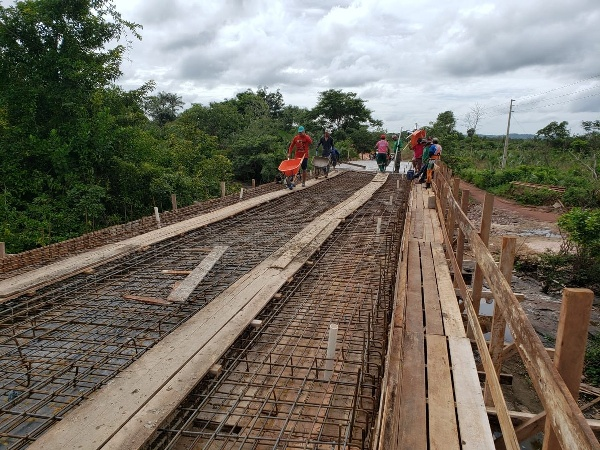
#> input picture src/ponte.jpg, 600 x 450 px
$ python Atividade30.py   (older library calls are emulated)
#> lines starting #> are read from the running program, lines starting #| are printed output that depends on the picture
import numpy as np
import cv2
img = cv2.imread('ponte.jpg')
#> img is the input picture: shape (450, 600, 3); mean B, G, R 100.2, 111.5, 117
img = cv2.cvtColor(img, cv2.COLOR_BGR2GRAY)
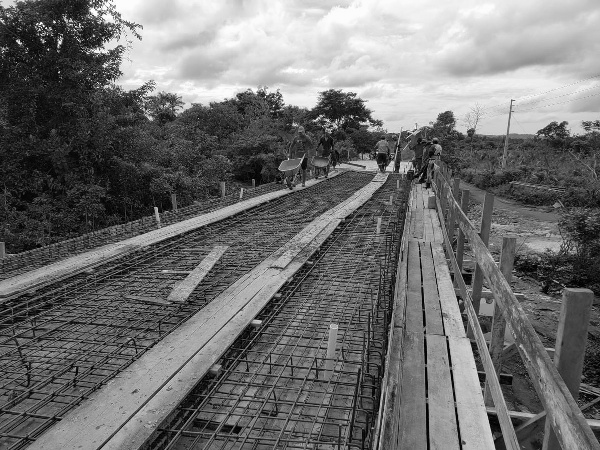
#> img: shape (450, 600); min 0, max 254, mean 111.8
sobelX = cv2.Sobel(img, cv2.CV_64F, 1, 0)
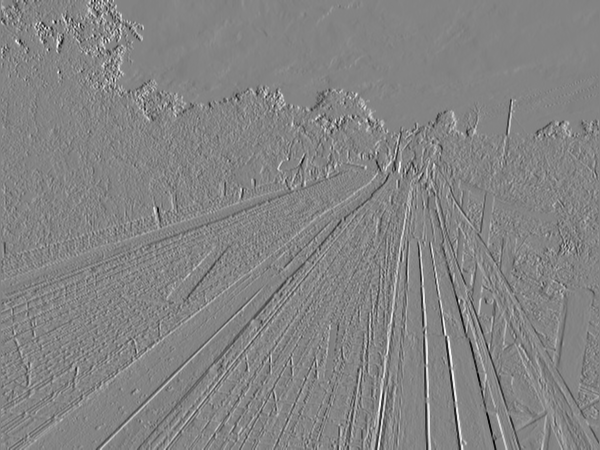
#> sobelX: shape (450, 600) float64; min -811, max 757, mean 0.4; drawn with min black and max white
sobelY = cv2.Sobel(img, cv2.CV_64F, 0, 1)
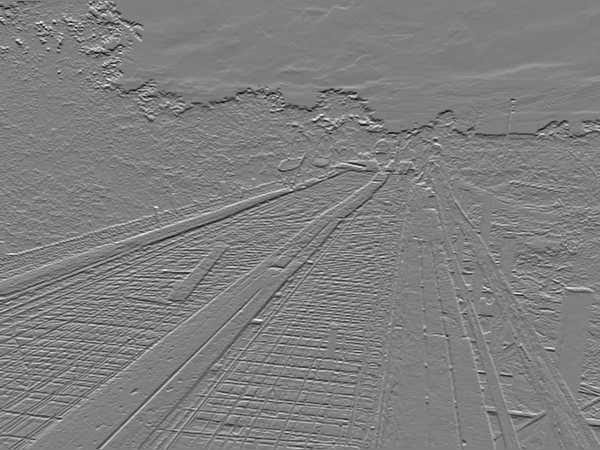
#> sobelY: shape (450, 600) float64; min -739, max 735, mean -1.9; drawn with min black and max white
sobelX = np.uint8(np.absolute(sobelX))
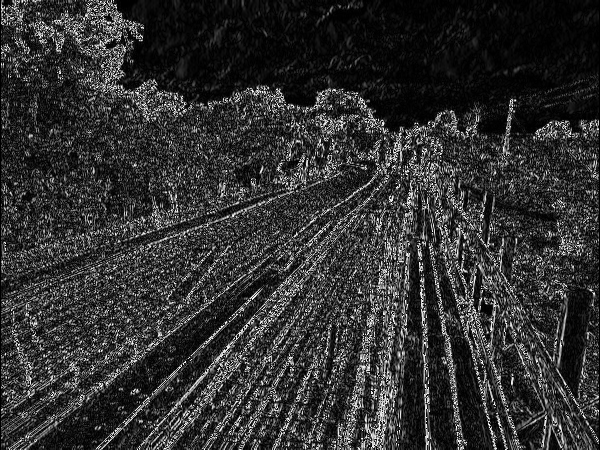
#> sobelX: shape (450, 600); min 0, max 255, mean 49.3
sobelY = np.uint8(np.absolute(sobelY))
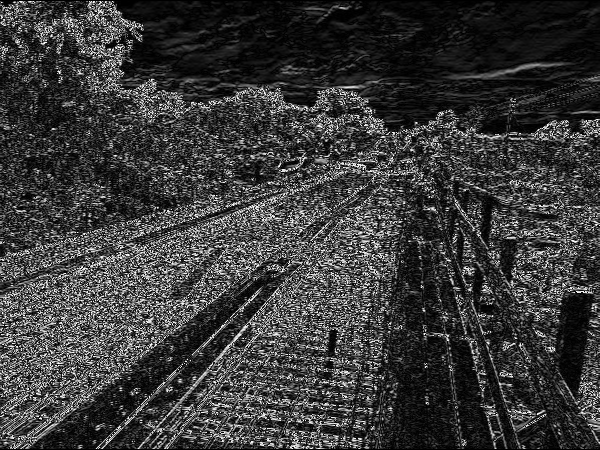
#> sobelY: shape (450, 600); min 0, max 255, mean 58.2
sobel = cv2.bitwise_or(sobelX, sobelY)
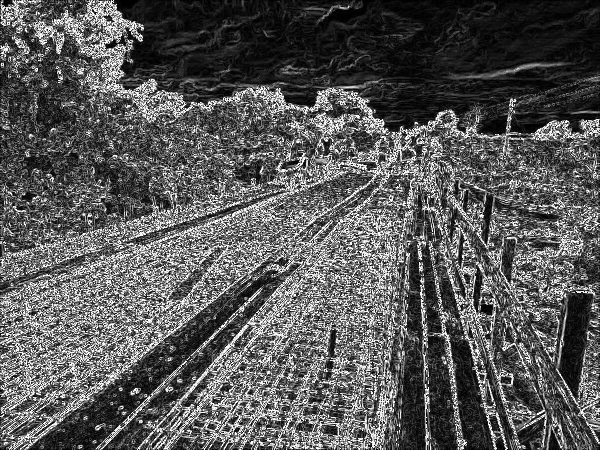
#> sobel: shape (450, 600); min 0, max 255, mean 88.8
resultado = np.vstack([
np.hstack([img, sobelX]),
np.hstack([sobelY, sobel])
])
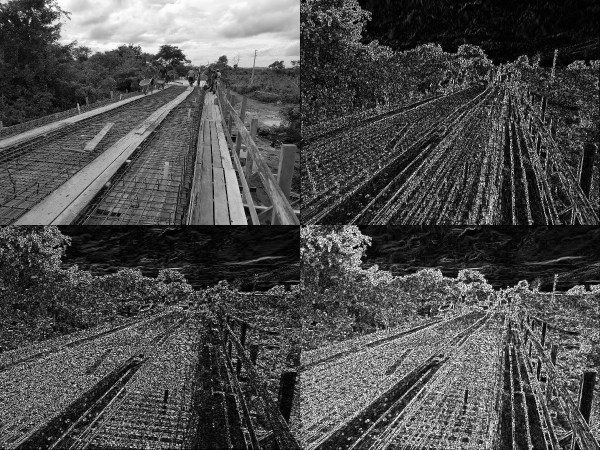
#> resultado: shape (900, 1200) (shown at 1/2 size); min 0, max 255, mean 77
cv2.imshow("Sobel", resultado)
cv2.waitKey(0)

$ run again, with src/Cris.jpg copied over src/ponte.jpg
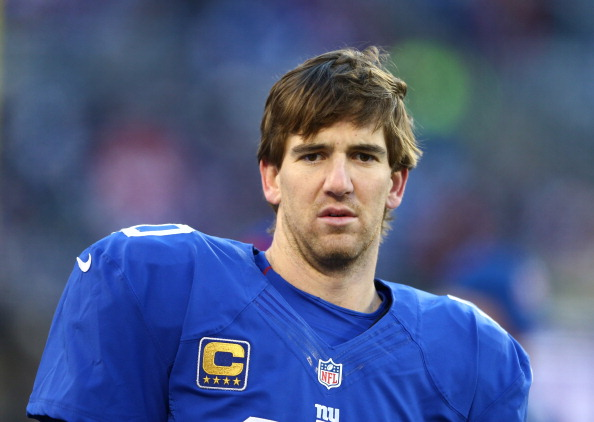
#> input picture src/Cris.jpg, 594 x 422 px
#> img is the input picture: shape (422, 594, 3); mean B, G, R 131.2, 89.4, 76.5
#> img: shape (422, 594)
#> `sobel = cv2.bitwise_or(sobelX, sobelY)`:
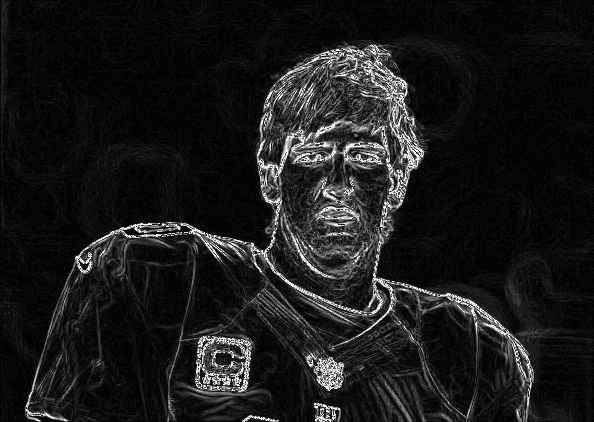
#> sobel: shape (422, 594); min 0, max 255, mean 26.5
#> `resultado = np.vstack([ np.hstack([img, sobelX]), np.hstack([sobelY, s..`:
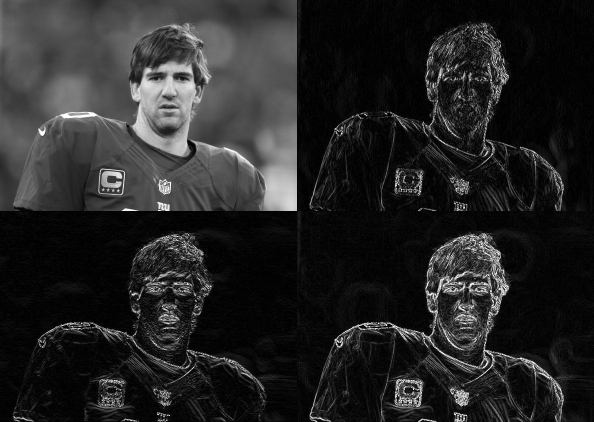
#> resultado: shape (844, 1188) (shown at 1/2 size); min 0, max 255, mean 37.3
